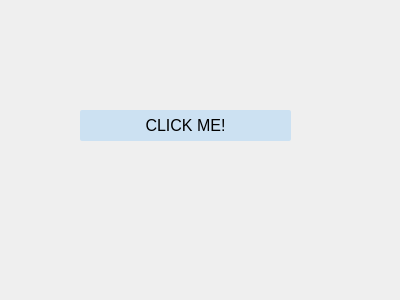
<?xml version="1.0" encoding="UTF-8"?>
<ui version="4.0">
 <class>Dialog</class>
 <widget class="QDialog" name="Dialog">
  <property name="geometry">
   <rect>
    <x>0</x>
    <y>0</y>
    <width>400</width>
    <height>300</height>
   </rect>
  </property>
  <property name="windowTitle">
   <string>Dialog</string>
  </property>
  <widget class="QPushButton" name="push_Parse">
   <property name="geometry">
    <rect>
     <x>80</x>
     <y>110</y>
     <width>211</width>
     <height>31</height>
    </rect>
   </property>
   <property name="font">
    <font>
     <family>Arial</family>
     <pointsize>12</pointsize>
    </font>
   </property>
   <property name="styleSheet">
    <string notr="true">QPushButton
        {
            color: black;
            background: #CCE1F2;
            border: 1px #DADADA solid;
            padding: 5px 10px;
            border-radius: 2px;
            font-size: 12pt;
        }

QPushButton:hover{
            border: 1px #C6C6C6 solid;
            color: #fff;
            background: #0892D0;
        }

QPushButton:pressed
{
background-color : #71BC68;
}</string>
   </property>
   <property name="text">
    <string>CLICK ME!</string>
   </property>
  </widget>
 </widget>
 <resources/>
 <connections/>
</ui>
